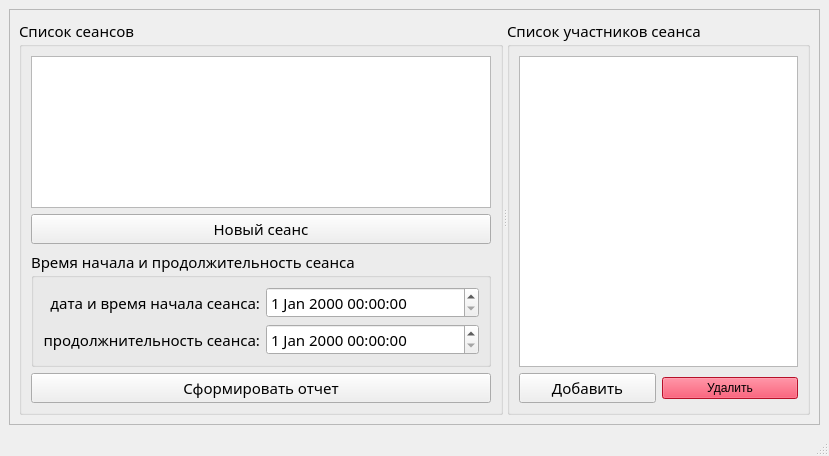
<?xml version="1.0" encoding="UTF-8"?>
<ui version="4.0">
 <class>MainWindow</class>
 <widget class="QMainWindow" name="MainWindow">
  <property name="geometry">
   <rect>
    <x>0</x>
    <y>0</y>
    <width>829</width>
    <height>456</height>
   </rect>
  </property>
  <property name="windowTitle">
   <string>MainWindow</string>
  </property>
  <widget class="QWidget" name="centralwidget">
   <layout class="QVBoxLayout" name="verticalLayout">
    <item>
     <widget class="QScrollArea" name="scrollArea">
      <property name="sizePolicy">
       <sizepolicy hsizetype="Preferred" vsizetype="Expanding">
        <horstretch>0</horstretch>
        <verstretch>0</verstretch>
       </sizepolicy>
      </property>
      <property name="minimumSize">
       <size>
        <width>200</width>
        <height>0</height>
       </size>
      </property>
      <property name="baseSize">
       <size>
        <width>400</width>
        <height>0</height>
       </size>
      </property>
      <property name="font">
       <font>
        <family>Sans Serif</family>
        <pointsize>11</pointsize>
       </font>
      </property>
      <property name="widgetResizable">
       <bool>true</bool>
      </property>
      <widget class="QWidget" name="scrollAreaWidgetContents_2">
       <property name="geometry">
        <rect>
         <x>0</x>
         <y>0</y>
         <width>809</width>
         <height>394</height>
        </rect>
       </property>
       <layout class="QHBoxLayout" name="horizontalLayout">
        <item>
         <widget class="QSplitter" name="splitter">
          <property name="orientation">
           <enum>Qt::Horizontal</enum>
          </property>
          <widget class="QGroupBox" name="groupBox_8">
           <property name="title">
            <string>Список сеансов</string>
           </property>
           <layout class="QVBoxLayout" name="verticalLayout_3">
            <item>
             <widget class="QListWidget" name="sessions_list_widget"/>
            </item>
            <item>
             <widget class="QPushButton" name="new_session_button">
              <property name="text">
               <string>Новый сеанс</string>
              </property>
             </widget>
            </item>
            <item>
             <widget class="QGroupBox" name="date_time_group_box">
              <property name="title">
               <string>Время начала и продолжительность сеанса</string>
              </property>
              <layout class="QGridLayout" name="gridLayout_7">
               <item row="3" column="0">
                <widget class="QLabel" name="label_14">
                 <property name="text">
                  <string>продолжнительность сеанса:</string>
                 </property>
                 <property name="alignment">
                  <set>Qt::AlignRight|Qt::AlignTrailing|Qt::AlignVCenter</set>
                 </property>
                </widget>
               </item>
               <item row="3" column="1">
                <widget class="QDateTimeEdit" name="ses_time_edit"/>
               </item>
               <item row="1" column="0">
                <widget class="QLabel" name="label_15">
                 <property name="text">
                  <string>дата и время начала сеанса:</string>
                 </property>
                 <property name="alignment">
                  <set>Qt::AlignRight|Qt::AlignTrailing|Qt::AlignVCenter</set>
                 </property>
                </widget>
               </item>
               <item row="1" column="1">
                <widget class="QDateTimeEdit" name="ses_start_date_edit">
                 <property name="dateTime">
                  <datetime>
                   <hour>0</hour>
                   <minute>0</minute>
                   <second>0</second>
                   <year>2000</year>
                   <month>1</month>
                   <day>1</day>
                  </datetime>
                 </property>
                </widget>
               </item>
              </layout>
             </widget>
            </item>
            <item>
             <widget class="QPushButton" name="generate_report_button">
              <property name="text">
               <string>Сформировать отчет</string>
              </property>
             </widget>
            </item>
           </layout>
          </widget>
          <widget class="QGroupBox" name="players_group_box">
           <property name="title">
            <string>Список участников сеанса</string>
           </property>
           <layout class="QGridLayout" name="gridLayout_3">
            <item row="1" column="0">
             <widget class="QPushButton" name="add_player_button">
              <property name="text">
               <string>Добавить</string>
              </property>
             </widget>
            </item>
            <item row="1" column="1">
             <widget class="QPushButton" name="remove_player_button">
              <property name="styleSheet">
               <string notr="true">background-color: rgb(255, 23, 58);</string>
              </property>
              <property name="text">
               <string>Удалить</string>
              </property>
             </widget>
            </item>
            <item row="0" column="0" colspan="2">
             <widget class="QTableView" name="players_table_view"/>
            </item>
           </layout>
          </widget>
         </widget>
        </item>
       </layout>
      </widget>
     </widget>
    </item>
   </layout>
  </widget>
  <widget class="QMenuBar" name="menubar">
   <property name="geometry">
    <rect>
     <x>0</x>
     <y>0</y>
     <width>829</width>
     <height>20</height>
    </rect>
   </property>
  </widget>
  <widget class="QStatusBar" name="statusbar"/>
 </widget>
 <resources/>
 <connections/>
</ui>
